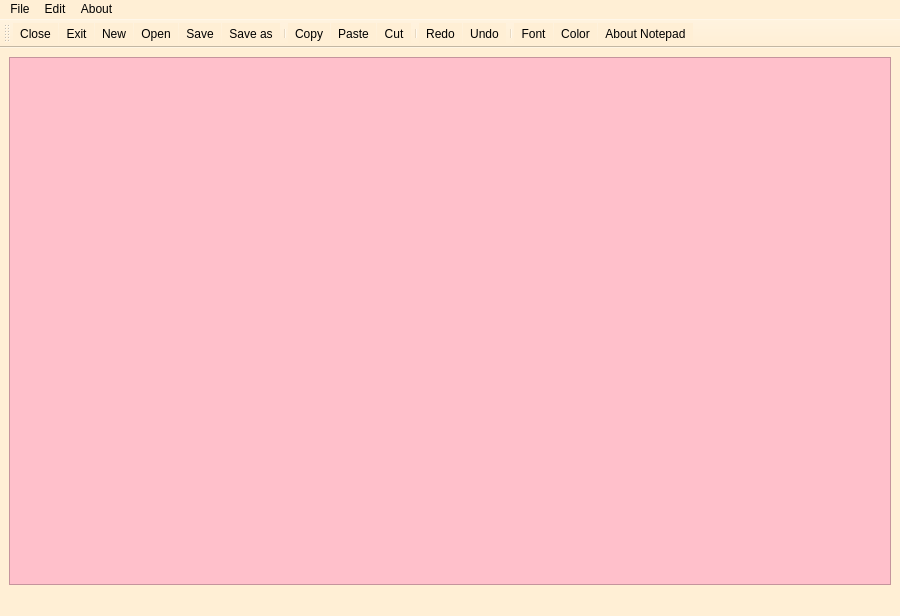
<?xml version="1.0" encoding="UTF-8"?>
<ui version="4.0">
 <class>MainWindow</class>
 <widget class="QMainWindow" name="MainWindow">
  <property name="geometry">
   <rect>
    <x>0</x>
    <y>0</y>
    <width>900</width>
    <height>616</height>
   </rect>
  </property>
  <property name="maximumSize">
   <size>
    <width>900</width>
    <height>700</height>
   </size>
  </property>
  <property name="windowTitle">
   <string>MainWindow</string>
  </property>
  <property name="windowIcon">
   <iconset resource="Resource.qrc">
    <normaloff>:/rec/img/logo.png</normaloff>:/rec/img/logo.png</iconset>
  </property>
  <property name="styleSheet">
   <string notr="true">background-color: rgb(255,239,213);</string>
  </property>
  <widget class="QWidget" name="centralwidget">
   <layout class="QHBoxLayout" name="horizontalLayout">
    <item>
     <widget class="QTextEdit" name="textEdit">
      <property name="maximumSize">
       <size>
        <width>900</width>
        <height>700</height>
       </size>
      </property>
      <property name="styleSheet">
       <string notr="true">font: 12pt &quot;Tahoma&quot;;
background-color: rgb(255,192,203);</string>
      </property>
     </widget>
    </item>
   </layout>
  </widget>
  <widget class="QMenuBar" name="menubar">
   <property name="geometry">
    <rect>
     <x>0</x>
     <y>0</y>
     <width>900</width>
     <height>17</height>
    </rect>
   </property>
   <widget class="QMenu" name="menuFile">
    <property name="title">
     <string>File</string>
    </property>
    <addaction name="actionNew"/>
    <addaction name="actionOpen"/>
    <addaction name="separator"/>
    <addaction name="actionSave"/>
    <addaction name="actionSave_as"/>
    <addaction name="separator"/>
    <addaction name="actionClose"/>
    <addaction name="actionExit"/>
    <addaction name="separator"/>
    <addaction name="actionPrint"/>
   </widget>
   <widget class="QMenu" name="menuEdit">
    <property name="title">
     <string>Edit</string>
    </property>
    <addaction name="actionCut"/>
    <addaction name="actionCopy"/>
    <addaction name="actionPaste"/>
    <addaction name="separator"/>
    <addaction name="actionRedo"/>
    <addaction name="actionUndo"/>
    <addaction name="separator"/>
    <addaction name="actionFont"/>
    <addaction name="actionColor"/>
    <addaction name="actionBackground_Color"/>
    <addaction name="actionBackground_Color_Edit_Text"/>
   </widget>
   <widget class="QMenu" name="menuAbout">
    <property name="title">
     <string>About</string>
    </property>
    <addaction name="actionAbout"/>
   </widget>
   <addaction name="menuFile"/>
   <addaction name="menuEdit"/>
   <addaction name="menuAbout"/>
  </widget>
  <widget class="QStatusBar" name="statusbar"/>
  <widget class="QToolBar" name="toolBar">
   <property name="maximumSize">
    <size>
     <width>900</width>
     <height>700</height>
    </size>
   </property>
   <property name="windowTitle">
    <string>toolBar</string>
   </property>
   <attribute name="toolBarArea">
    <enum>TopToolBarArea</enum>
   </attribute>
   <attribute name="toolBarBreak">
    <bool>false</bool>
   </attribute>
   <addaction name="actionClose"/>
   <addaction name="actionExit"/>
   <addaction name="actionNew"/>
   <addaction name="actionOpen"/>
   <addaction name="actionSave"/>
   <addaction name="actionSave_as"/>
   <addaction name="separator"/>
   <addaction name="actionCopy"/>
   <addaction name="actionPaste"/>
   <addaction name="actionCut"/>
   <addaction name="separator"/>
   <addaction name="actionRedo"/>
   <addaction name="actionUndo"/>
   <addaction name="separator"/>
   <addaction name="actionFont"/>
   <addaction name="actionColor"/>
   <addaction name="actionAbout"/>
  </widget>
  <action name="actionNew">
   <property name="icon">
    <iconset resource="Resource.qrc">
     <normaloff>:/rec/img/new.png</normaloff>:/rec/img/new.png</iconset>
   </property>
   <property name="text">
    <string>New</string>
   </property>
  </action>
  <action name="actionOpen">
   <property name="icon">
    <iconset resource="Resource.qrc">
     <normaloff>:/rec/img/open.png</normaloff>:/rec/img/open.png</iconset>
   </property>
   <property name="text">
    <string>Open</string>
   </property>
  </action>
  <action name="actionSave">
   <property name="icon">
    <iconset resource="Resource.qrc">
     <normaloff>:/rec/img/save.png</normaloff>:/rec/img/save.png</iconset>
   </property>
   <property name="text">
    <string>Save</string>
   </property>
  </action>
  <action name="actionSave_as">
   <property name="icon">
    <iconset resource="Resource.qrc">
     <normaloff>:/rec/img/save-as.png</normaloff>:/rec/img/save-as.png</iconset>
   </property>
   <property name="text">
    <string>Save as</string>
   </property>
  </action>
  <action name="actionCut">
   <property name="icon">
    <iconset resource="Resource.qrc">
     <normaloff>:/rec/img/cut.png</normaloff>:/rec/img/cut.png</iconset>
   </property>
   <property name="text">
    <string>Cut</string>
   </property>
  </action>
  <action name="actionCopy">
   <property name="icon">
    <iconset resource="Resource.qrc">
     <normaloff>:/rec/img/copy.png</normaloff>:/rec/img/copy.png</iconset>
   </property>
   <property name="text">
    <string>Copy</string>
   </property>
  </action>
  <action name="actionPaste">
   <property name="icon">
    <iconset resource="Resource.qrc">
     <normaloff>:/rec/img/paste.png</normaloff>:/rec/img/paste.png</iconset>
   </property>
   <property name="text">
    <string>Paste</string>
   </property>
  </action>
  <action name="actionRedo">
   <property name="icon">
    <iconset resource="Resource.qrc">
     <normaloff>:/rec/img/redo.png</normaloff>:/rec/img/redo.png</iconset>
   </property>
   <property name="text">
    <string>Redo</string>
   </property>
  </action>
  <action name="actionUndo">
   <property name="icon">
    <iconset resource="Resource.qrc">
     <normaloff>:/rec/img/undo.png</normaloff>:/rec/img/undo.png</iconset>
   </property>
   <property name="text">
    <string>Undo</string>
   </property>
  </action>
  <action name="actionAbout">
   <property name="icon">
    <iconset resource="Resource.qrc">
     <normaloff>:/rec/img/about.png</normaloff>:/rec/img/about.png</iconset>
   </property>
   <property name="text">
    <string>About Notepad</string>
   </property>
  </action>
  <action name="actionExit">
   <property name="icon">
    <iconset resource="Resource.qrc">
     <normaloff>:/rec/img/exit.png</normaloff>:/rec/img/exit.png</iconset>
   </property>
   <property name="text">
    <string>Exit</string>
   </property>
  </action>
  <action name="actionFont">
   <property name="icon">
    <iconset resource="Resource.qrc">
     <normaloff>:/rec/img/font.png</normaloff>:/rec/img/font.png</iconset>
   </property>
   <property name="text">
    <string>Font</string>
   </property>
  </action>
  <action name="actionColor">
   <property name="icon">
    <iconset resource="Resource.qrc">
     <normaloff>:/rec/img/fontcolor.png</normaloff>:/rec/img/fontcolor.png</iconset>
   </property>
   <property name="text">
    <string>Color</string>
   </property>
  </action>
  <action name="actionBackground_Color">
   <property name="icon">
    <iconset resource="Resource.qrc">
     <normaloff>:/rec/img/color.png</normaloff>:/rec/img/color.png</iconset>
   </property>
   <property name="text">
    <string>Background Color</string>
   </property>
  </action>
  <action name="actionBackground_Color_Edit_Text">
   <property name="icon">
    <iconset resource="Resource.qrc">
     <normaloff>:/rec/img/color.png</normaloff>:/rec/img/color.png</iconset>
   </property>
   <property name="text">
    <string>Background Color Edit Text</string>
   </property>
  </action>
  <action name="actionPrint">
   <property name="icon">
    <iconset resource="Resource.qrc">
     <normaloff>:/rec/img/print.png</normaloff>:/rec/img/print.png</iconset>
   </property>
   <property name="text">
    <string>Print</string>
   </property>
  </action>
  <action name="actionClose">
   <property name="icon">
    <iconset resource="Resource.qrc">
     <normaloff>:/rec/img/close.png</normaloff>:/rec/img/close.png</iconset>
   </property>
   <property name="text">
    <string>Close</string>
   </property>
  </action>
  <action name="actiontimedate">
   <property name="text">
    <string>timedate</string>
   </property>
  </action>
 </widget>
 <resources>
  <include location="Resource.qrc"/>
 </resources>
 <connections/>
</ui>
